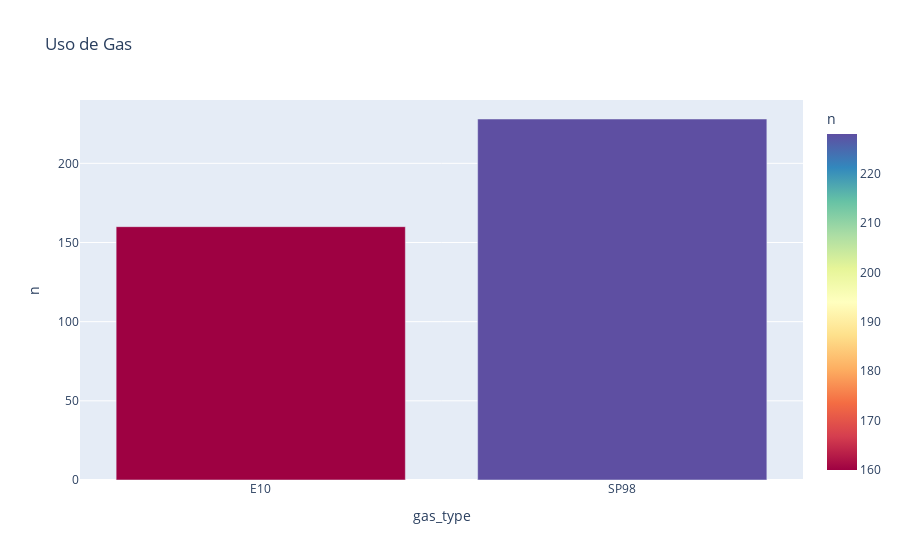

Write notebook code for a chart like this one.
### Code cell
# visualización interactiva con Plotly:
fig = px.bar(used_gas, x='gas_type', y='n', color='n',
             color_continuous_scale='Spectral',
             title='Uso de Gas')
fig.show()

### Figure 1 — Plotly figure (JSON) as saved in the notebook; plotly's stock layout.template omitted (floating-point values rounded to 4 significant figures)
{"data": [{"alignmentgroup": "True", "hovertemplate": "gas_type=%{x}<br>n=%{marker.color}<extra></extra>", "legendgroup": "", "marker": {"color": [160, 228], "coloraxis": "coloraxis", "pattern": {"shape": ""}}, "name": "", "offsetgroup": "", "orientation": "v", "showlegend": false, "textposition": "auto", "type": "bar", "x": ["E10", "SP98"], "xaxis": "x", "y": [160, 228], "yaxis": "y"}], "layout": {"barmode": "relative", "coloraxis": {"colorbar": {"title": {"text": "n"}}, "colorscale": [[0, "rgb(158,1,66)"], [0.1, "rgb(213,62,79)"], [0.2, "rgb(244,109,67)"], [0.3, "rgb(253,174,97)"], [0.4, "rgb(254,224,139)"], [0.5, "rgb(255,255,191)"], [0.6, "rgb(230,245,152)"], [0.7, "rgb(171,221,164)"], [0.8, "rgb(102,194,165)"], [0.9, "rgb(50,136,189)"], [1, "rgb(94,79,162)"]]}, "legend": {"tracegroupgap": 0}, "title": {"text": "Uso de Gas"}, "xaxis": {"anchor": "y", "domain": [0, 1], "title": {"text": "gas_type"}}, "yaxis": {"anchor": "x", "domain": [0, 1], "title": {"text": "n"}}}}
